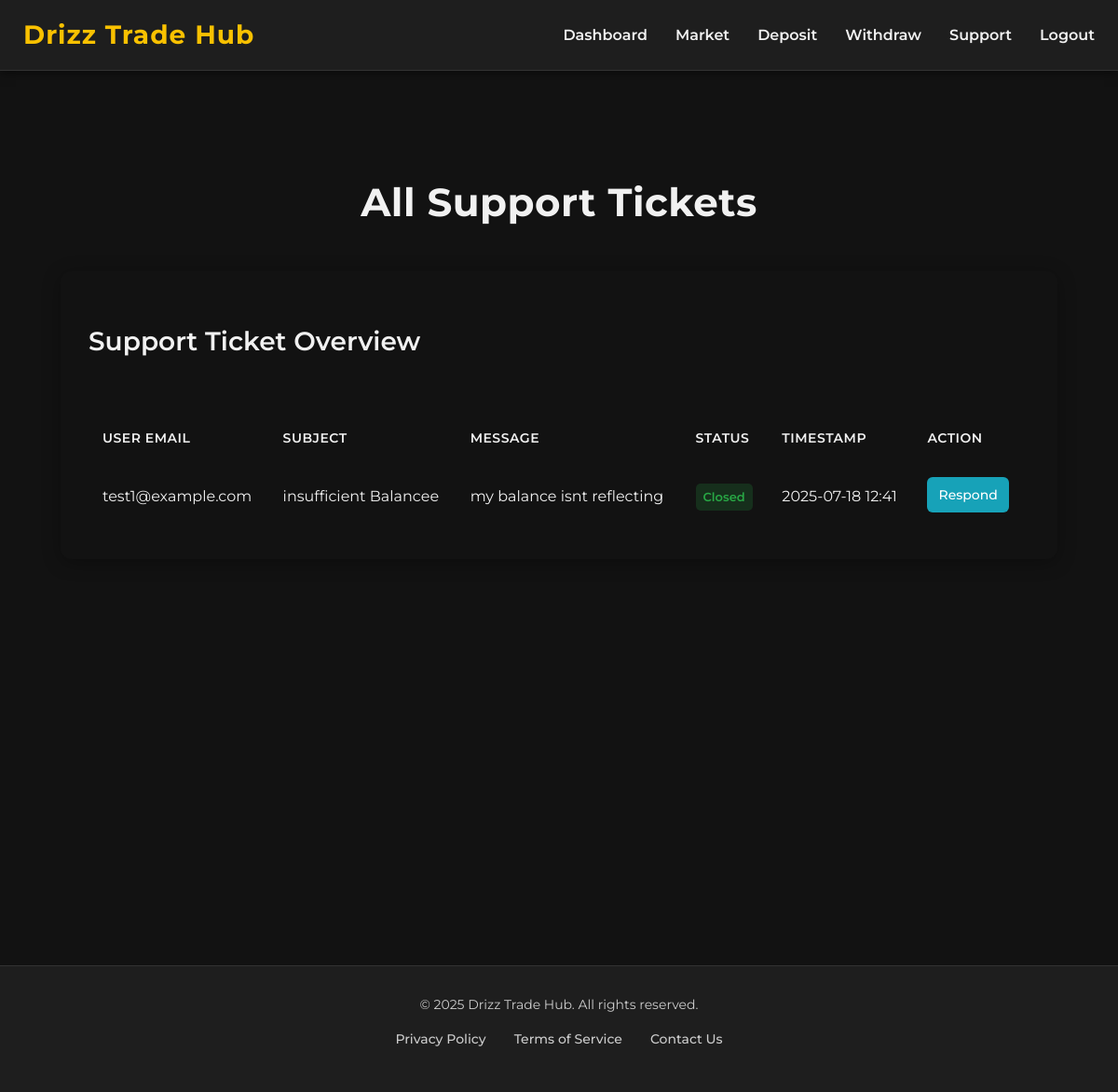
/admin/tickets (signed in), run on the app's committed database.
### models.py (models this page shows, shortened)
class SupportTicket(db.Model):
    id = db.Column(db.Integer, primary_key=True)
    user_id = db.Column(db.Integer, db.ForeignKey('user.id'), nullable=False)
    subject = db.Column(db.String(150), nullable=False)
    message = db.Column(db.Text, nullable=False)
    status = db.Column(db.String(20), default='open')  # open, closed, pending
    timestamp = db.Column(db.DateTime, default=datetime.utcnow)
    user = db.relationship('User', backref='tickets')

class User(db.Model, UserMixin):
    id = db.Column(db.Integer, primary_key=True)
    email = db.Column(db.String(120), unique=True, nullable=False)
    password_hash = db.Column(db.String(128), nullable=False)
    confirmed = db.Column(db.Boolean, default=False)
    kyc_verified = db.Column(db.Boolean, default=False)
    is_admin = db.Column(db.Boolean, default=False)

### routes.py (the view)
@app.route('/admin/tickets')
def admin_tickets():
    if not session.get('admin_logged_in'):
        return redirect(url_for('admin_login'))
    tickets = SupportTicket.query.order_by(SupportTicket.timestamp.desc()).all()
    return render_template('admin_tickets.html', tickets=tickets)

### app.py (called while the page is built)
@app.context_processor
def inject_user():
    return dict(current_user=current_user)

### models.py (called while the page is built)
@login_manager.user_loader
def load_user(user_id):
    return User.query.get(int(user_id))

### templates/admin_tickets.html (shortened to what this page needs)
{% extends "layout.html" %}
{% block content %}
<div class="admin-dashboard-container">
    <h1 class="admin-dashboard-title">All Support Tickets</h1>
    <div class="admin-section-card">
        <h2 class="admin-section-heading">Support Ticket Overview</h2>
        {% if tickets %}
        <div class="table-responsive">
            <table class="data-table">
                <thead>
                    <tr>
                        <th>User Email</th>
                        <th>Subject</th>
                        <th>Message</th>
                        <th>Status</th>
                        <th>Timestamp</th>
                        <th>Action</th>
                    </tr>
                </thead>
                <tbody>
                    {% for ticket in tickets %}
                    <tr>
                        <td data-label="User Email">{{ ticket.user.email }}</td>
                        <td data-label="Subject">{{ ticket.subject }}</td>
                        <td data-label="Message" class="break-word message-cell">{{ ticket.message }}</td>
                        <td data-label="Status">
                            <span class="status-indicator {% if ticket.status == 'open' %}status-pending{% elif ticket.status == 'closed' %}status-yes{% else %}status-info{% endif %}">
                                {{ ticket.status | capitalize }}
                            </span>
                        </td>
                        <td data-label="Timestamp">{{ ticket.timestamp.strftime('%Y-%m-%d %H:%M') }}</td>
                        <td data-label="Action">
                            <a href="{{ url_for('respond_ticket', ticket_id=ticket.id) }}" class="table-action-link button-info">Respond</a>
                        </td>
                    </tr>
                    {% endfor %}
                </tbody>
            </table>
        </div>
        {% else %}
            <p class="no-data-message">No support tickets found.</p>
        {% endif %}
    </div>
</div>
{% endblock %}

### static/css/styles.css (style rules this page uses)
body { background: #0e1117; font-family: 'Poppins', sans-serif; color: #fff; margin: 0; padding: 0; }
body { background-color: #121212; color: #f1f1f1; font-family: 'Montserrat', 'Segoe UI', Arial, sans-serif; margin: 0; padding: 0; box-sizing: border-box; line-height: 1.6; }
a { color: #f9c100; text-decoration: none; transition: color 0.2s ease; }
h1, h2, h3, h4, h5, h6 { color: #f9c100; font-family: 'Montserrat', sans-serif; font-weight: 600; }

### templates/admin_tickets.html (style rules this page uses)
.admin-dashboard-container { padding: 40px; background-color: var(--background-color); color: var(--text-color-primary); min-height: calc(100vh - var(--header-height, 0px) - var(--footer-height, 0px)); font-family: 'Montserrat', sans-serif; }
.admin-dashboard-title { font-size: 42px; color: var(--accent-color); margin-bottom: 40px; text-align: center; font-weight: 700; letter-spacing: 0.5px; }
.admin-section-card { background-color: var(--card-background-color); border-radius: 12px; box-shadow: 0 4px 20px rgba(0, 0, 0, 0.3); padding: 30px; margin-bottom: 40px; border: 1px solid var(--border-color); }
.admin-section-heading { font-size: 28px; color: var(--text-color-primary); margin-bottom: 25px; border-bottom: 2px solid var(--accent-color); padding-bottom: 10px; display: inline-block; }
.table-responsive { overflow-x: auto; }
.data-table { width: 100%; border-collapse: collapse; margin-top: 20px; background-color: var(--input-background-color); border-radius: 8px; overflow: hidden; }
.data-table th, .data-table td { padding: 15px; text-align: left; border-bottom: 1px solid var(--border-color); color: var(--text-color-primary); vertical-align: middle; }
.data-table thead th { background-color: var(--background-color); color: var(--accent-color); font-weight: 600; text-transform: uppercase; font-size: 14px; letter-spacing: 0.5px; }
.message-cell { max-width: 300px; overflow: hidden; text-overflow: ellipsis; white-space: nowrap; }
.break-word { word-break: break-word; }
.status-indicator { padding: 4px 8px; border-radius: 5px; font-size: 13px; font-weight: 600; display: inline-block; white-space: nowrap; }
.status-yes { background-color: #28a74533; color: #28a745; }
.table-action-link { display: inline-block; padding: 8px 12px; border-radius: 6px; text-decoration: none; font-size: 14px; font-weight: 500; cursor: pointer; transition: background-color 0.2s ease, transform 0.1s ease; margin-right: 5px; margin-bottom: 5px; white-space: nowrap; border: none; }
.button-info { background-color: #17a2b8; color: white; }

### data on the page
SupportTicket: user.email "test1@example.com", subject "insufficient Balancee", message "my balance isnt reflecting", status "Closed", timestamp "2025-07-18 12:41"
